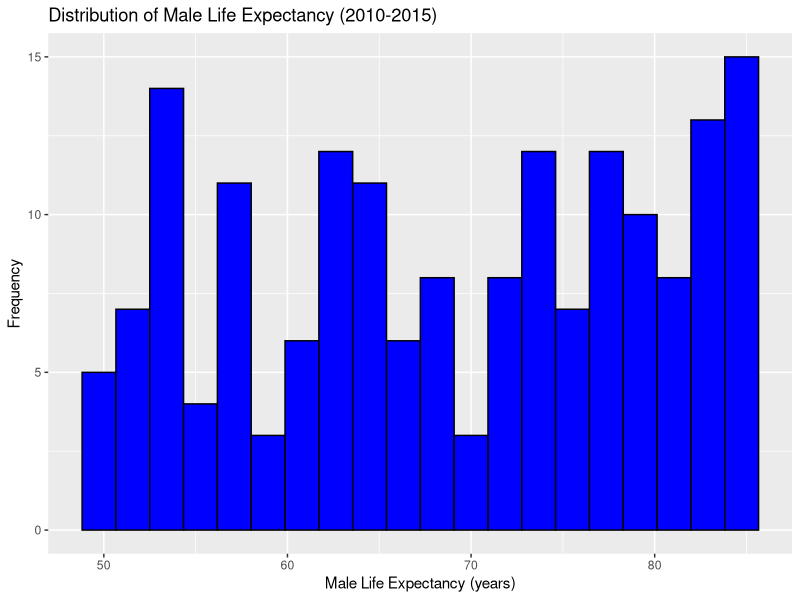
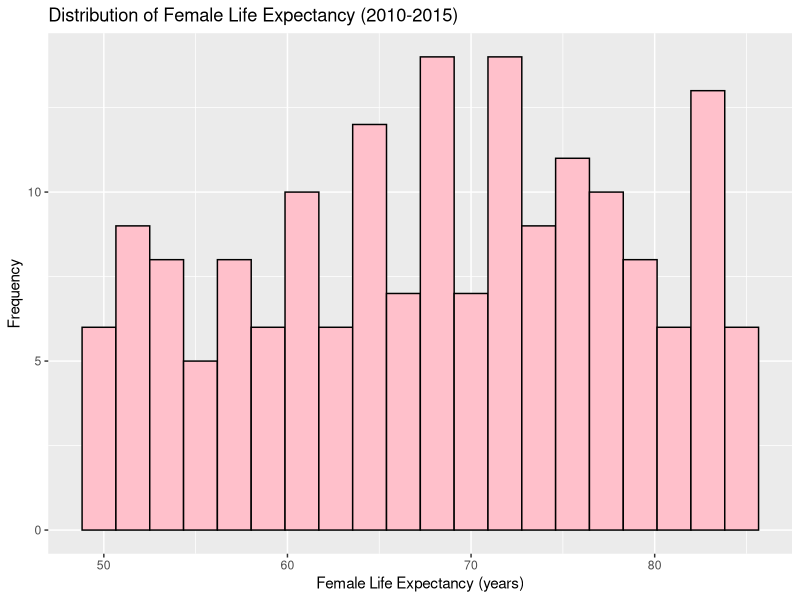
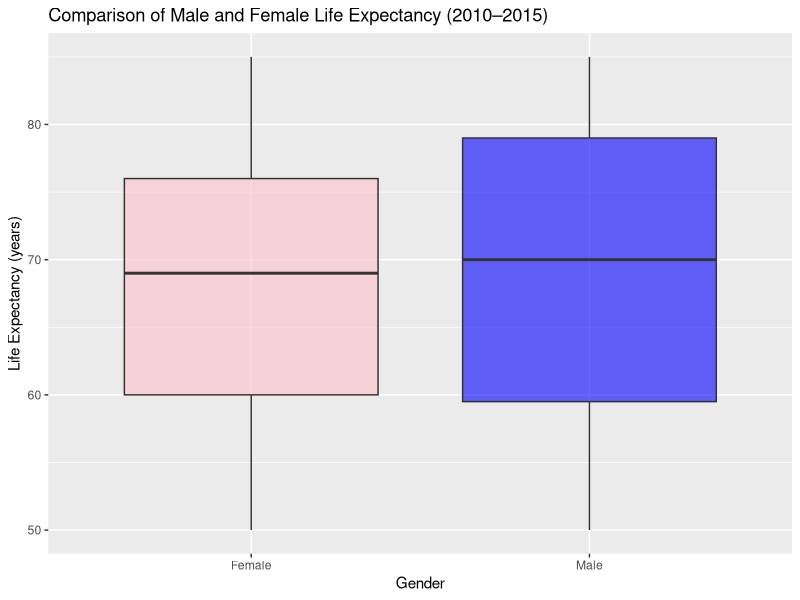
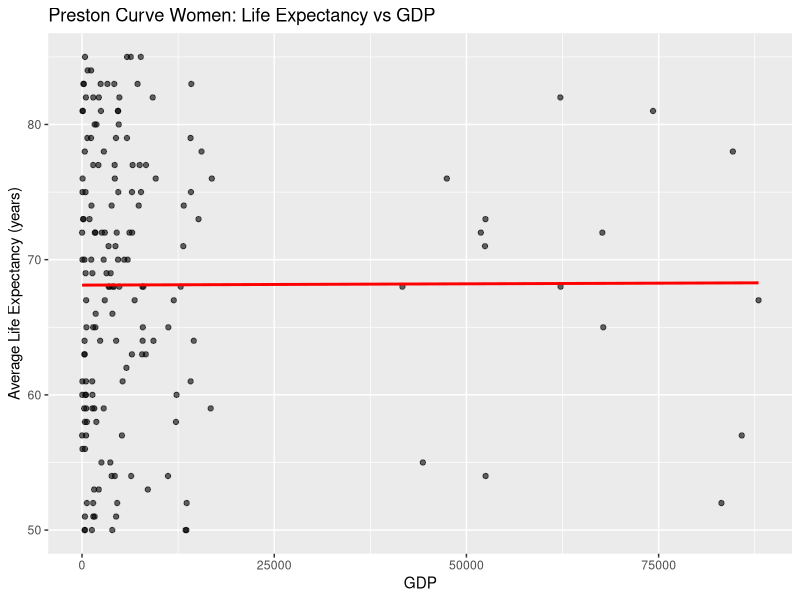
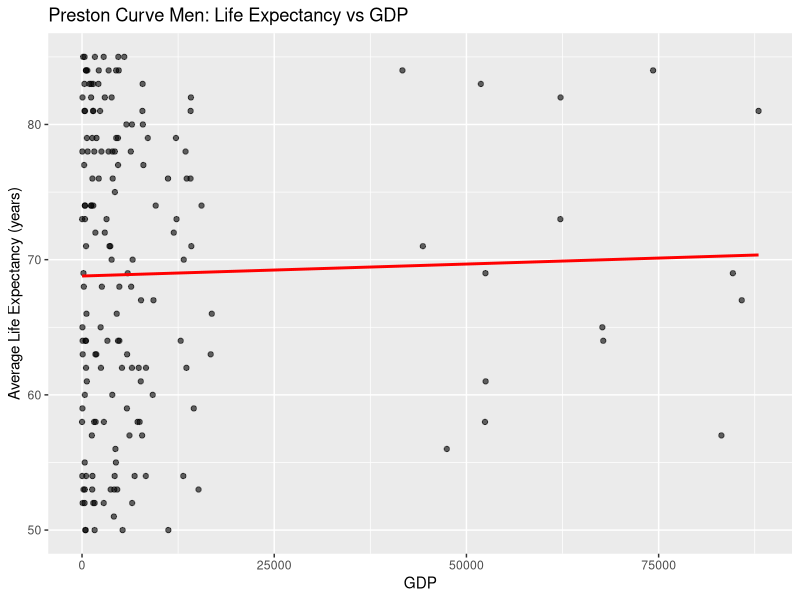

The R source for these figures, in order:
#We load necessary libraries
library(tidyverse)
library(tidyr)

#We read both datasets
life <- read.csv("LifeExpectancyDataset.csv")
economic <- read.csv("economic_data.csv")

#In this part, as both datasets can possibly have the countries listed in a different way,
# we look them up manually, so that we can see the ones spelt differently and transform them
unique(life$Country) 
unique(economic$country_name)

#We convert to lowercase and remove whitespace to simplify the process
life <- life %>% mutate(Country = tolower(trimws(Country)))
economic <- economic %>% mutate(country_name = tolower(trimws(country_name)))

#We create a vector with the different country names to make them equal
mapa_paises <- c(
  "bahamas" = "bahamas, the",
  "bolivia (plurinational state of)" = "bolivia",
  "côte d'ivoire" = "cote d'ivoire",
  "congo"= "congo, rep.",
  "democratic republic of the congo" = "congo, dem.rep.",
  "democratic people's republic of korea" = "korea, dem. people's rep.",
  "egypt" = "egypt, arab rep.",
  "gambia" = "gambia, the",
  "iran (islamic republic of)" = "iran, islamic rep.",
  "kyrgyzystan" = "kyrgyz republic",
  "lao people's democratic republic" = "lao pdr",
  "micronesia (federated states of)" = "micronesia, fed. sts.",
  "republic of moldova" = "moldova",
  "republic of korea" = "korea, rep.",
  "slovakia" = "slovak republic",
  "united kingdom of great britain and northern ireland" = "united kingdom",
  "united states of america" = "united states",
  "swaziland" = "eswatini",
  "turkey" = "turkiye",
  "the former yugoslav republic of macedonia" = "north macedonia",
  "venezuela (bolivarian republic of)" = "venezuela, rb",
  "yemen" = "yemen rep."
)
#If a country contains either of those names, we make them understand it is the same country,
# so that the data can be appropriately merged
life <- life %>% 
  mutate(Country = ifelse(Country %in% names(mapa_paises),
                          mapa_paises[Country], Country))

#We merge both datasets by Country name and Year, now that we have assured that the country
# names cannot suppose any problem.
merged <- inner_join(life, economic, by=c("Country" = "country_name", "Year" = "year"))


#Even though by doing an inner join the data that has been merged is supposedly
# the one between 2010 and 2015 (as those are the years that are coincidental
# in both datasets), we filter it just in case there are missing values or any
# false values that accidentally got in
filtered <- merged %>% 
  filter(Year>=2010 & Year<=2015)

#Variable type change in Status column, Character -> Logical

filtered$Status[filtered$Status == "Developing"] = FALSE
filtered$Status[filtered$Status == "Developed"] = TRUE
filtered$Status = as.logical(filtered$Status)

#Creation of new variable in Filtered and merged dataset: Above(TRUE)/Below(FALSE) average GDP
#This variable comes from the difficulty to categorize countries economically

average = mean(filtered$GDP..Current.USD., na.rm = TRUE)

filtered = filtered %>%
  mutate(above_below_average = ifelse(GDP..Current.USD. > average, TRUE, FALSE))

#Here as we don´t want any country with NA values in neither of its variables
#we remove all rows with any NA
filtered_clean <- filtered %>% drop_na()
filtered_clean


#Creation of new variable in Filtered and merged dataset: Above(TRUE)/Below(FALSE) average GDP
#This variable comes from the difficulty to categorize countries economically
average_GDP = mean(filtered_clean$GDP..Current.USD., na.rm = TRUE)
filtered_clean = filtered_clean %>%
  mutate(above_below_average = ifelse(GDP..Current.USD. > average_GDP, TRUE, FALSE))

# Check dataset structure and variable tipes
str(filtered_clean)
sapply(filtered_clean, class)          # Gives the class of each variable
table(sapply(filtered_clean, class))   # Summarizes how many variables per type

# Histogram for Male Life Expectancy
ggplot(filtered_clean, aes(x = Life.expectancy..men. )) +
  geom_histogram(bins = 20, fill = "blue", color = "black") +
  labs(title = "Distribution of Male Life Expectancy (2010-2015)",
       x = "Male Life Expectancy (years)",
       y = "Frequency")

# Histogram for Female Life Expectancy
ggplot(filtered_clean, aes(x = Life.expectancy.women.)) +
  geom_histogram(bins = 20, fill = "pink", color = "black") +
  labs(title = "Distribution of Female Life Expectancy (2010-2015)",
       x = "Female Life Expectancy (years)",
       y = "Frequency")

# Boxplot comparing male and female life expectancy
ggplot(filtered_clean, aes(x = "Male", y = Life.expectancy..men.)) +
  geom_boxplot(fill = "blue", alpha = 0.6) +
  geom_boxplot(aes(x = "Female", y = Life.expectancy.women.),
               fill = "pink", alpha = 0.6) +
  labs(title = "Comparison of Male and Female Life Expectancy (2010–2015)",
       x = "Gender",
       y = "Life Expectancy (years)")

# Scatterplot of Female Life Expectancy and GDP (Preston Curve)
ggplot(filtered_clean, aes(x = GDP, y = Life.expectancy.women.)) +
  geom_point(alpha = 0.6) +
  geom_smooth(method = "lm", color = "red", se = FALSE) +
  labs(title = "Preston Curve Women: Life Expectancy vs GDP",
       x = "GDP",
       y = "Average Life Expectancy (years)")

# Scatterplot of Male Life Expectancy and GDP (Preston Curve)
ggplot(filtered_clean, aes(x = GDP, y = Life.expectancy..men.)) +
  geom_point(alpha = 0.6) +
  geom_smooth(method = "lm", color = "red", se = FALSE) +
  labs(title = "Preston Curve Men: Life Expectancy vs GDP",
       x = "GDP",
       y = "Average Life Expectancy (years)")



